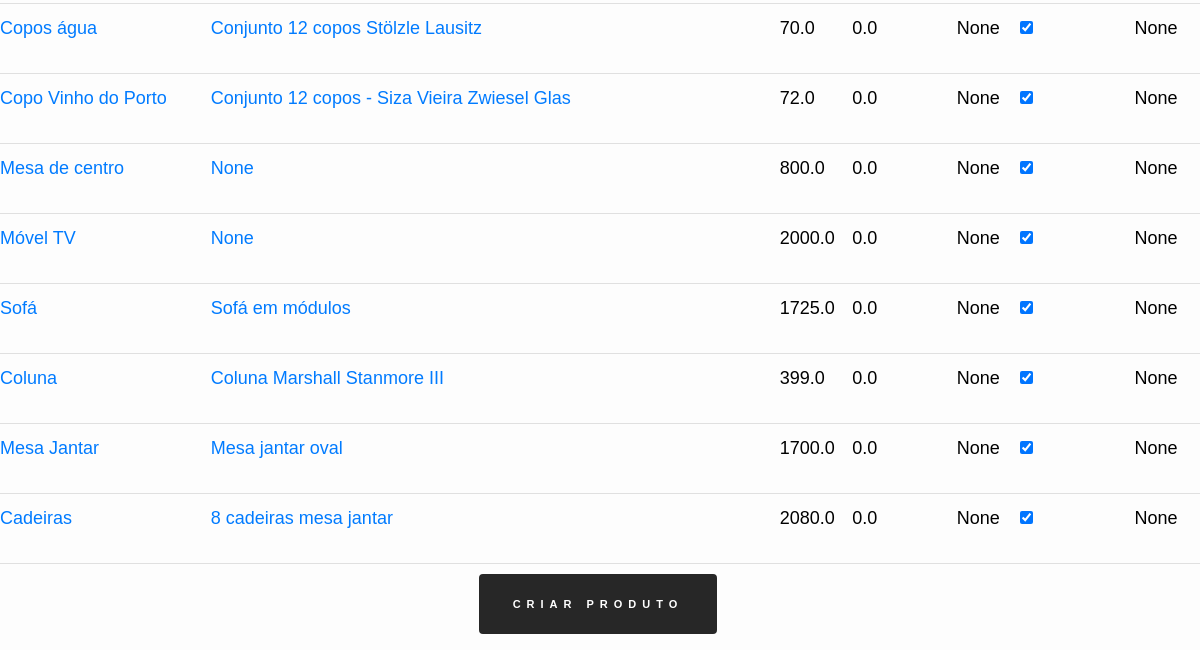
The app's page /edit/products (lower part), older data.
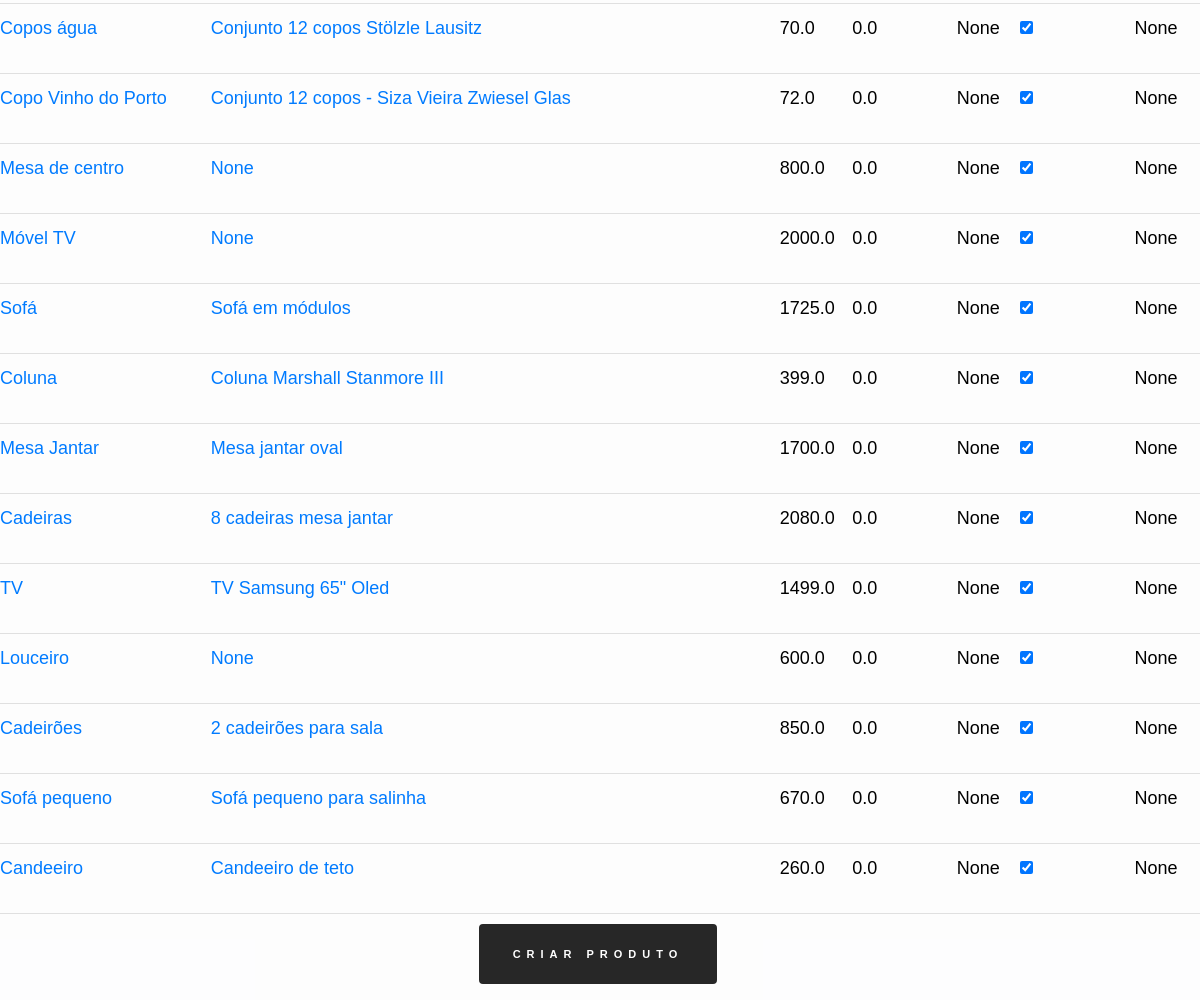
The same page, newer data.
### inesegoncalo/models/products.py (models this page shows, shortened)
class Product(db.Model, model.Model, model.Base):
    __tablename__ = 'products'
    __table_args__ = {'extend_existing': True}
    id = Column(Integer, primary_key=True)
    name = Column(String(80), unique=True, nullable=False)
    description = Column(Text)
    price = Column(Float)
    price_paid = Column(Float, default=0.0)
    store = Column(Text)
    show_price = Column(Boolean, default=True)
    priority = Column(Integer, default=10)
    category_id = Column(Integer, ForeignKey('categories.id'), nullable=True)
    images = relationship('ProductImage', back_populates="product")
    contributions = relationship('Contribution', back_populates="product")
    category = relationship('Category', back_populates="products")

### inesegoncalo/modules/edit.py (the view)
@bp.route("/products", methods=("GET", "POST"))
def products():
    products = Product.query.all()
    return render_template("edit/products.html", products=products)

### inesegoncalo/templates/edit/products.html (shortened to what this page needs)
{% extends 'layout.html' %}
{% block content %}
<div class="product_background">
<table class="table">
    <tbody>
        {% for product in products %}
            <tr>
                <td class="no_padding"><a href="{{url_for('edit.product',product_id=product.id)}}">{{product.name}}</a></td>
                <td class="no_padding"><a href="{{url_for('edit.product',product_id=product.id)}}">{{product.description}}</a></td>
                <td class="no_padding">{{product.price}}</td>
                <td class="no_padding">{{product.price_paid}}</td>
                <td class="no_padding">{{product.store}}</td>
                <td class="no_padding"><input type="checkbox" value="0" {{ "checked" if product.show_price }}></td>
                <td class="no_padding">{{product.priority}}</td>
            </tr>
        {% endfor %}
    </tbody>
</table>
{% set url = url_for('create.product') %}
<button class="rsvp_button" data-url="{{url}}" onclick="redirectTo(this)"> Criar produto </button>
</div>
{% endblock %}

### inesegoncalo/templates/layout.html (shortened to what this page needs)
<!DOCTYPE html>
<html lang="en">
    <head>
        <link href="https://maxcdn.bootstrapcdn.com/bootstrap/4.1.3/css/bootstrap.min.css" rel="stylesheet">
        <link href="{{ url_for('static', filename='style/main.css')}}" rel="stylesheet">
        <link href="{{ url_for('static', filename='style/vendor.css')}}" rel="stylesheet">
        <link href="{{ url_for('static', filename='style/confirmation.css')}}" rel="stylesheet">
        <link href="{{ url_for('static', filename='style/card.css')}}" rel="stylesheet">
        <link href="{{ url_for('static', filename='style/contribution.css')}}" rel="stylesheet">
        <link href="{{ url_for('static', filename='style/timeline.css')}}" rel="stylesheet">
        <link href="{{ url_for('static', filename='style/lista_casamento.css')}}" rel="stylesheet">
        <link rel="stylesheet" href="https://use.fontawesome.com/releases/v5.2.0/css/all.css">
    <body id="top">
        {% block content %}
        {% endblock %}
    </body>
</html>

### inesegoncalo/static/style/main.css (style rules this page uses)
html { font-size: 10px; }
html, body { height: 100%; }
body { background: #ffffff; font-family: 'Metropolis', sans-serif; font-size: 1.8rem; font-style: normal; font-weight: normal; line-height: 1.778; color: #000000; margin: 0; padding: 0; position: relative; }
table { border-width: 0; width: 100%; max-width: 100%; font-family: 'Metropolis', sans-serif ; border-collapse: collapse; }
th:first-child, td:first-child { padding-left: 0; }
th:last-child, td:last-child { padding-right: 0; }
button, .btn { margin-bottom: 1.6rem; }
input, textarea, select, pre, blockquote, figure, table, p, ul, ol, dl, form, .video-container, .ss-custom-select { margin-bottom: 3.2rem; }
input[type="checkbox"], input[type="radio"] { display: inline; }
::placeholder { color: #8c8c8c; }
.btn, button, input[type="submit"], input[type="reset"], input[type="button"] { display: inline-block; font-family: 'Metropolis', sans-serif ; font-weight: 700; font-size: 1.1rem; text-transform: uppercase; letter-spacing: .6rem; height: 6rem; line-height: 5.6rem; padding: 0 3.2rem; margin: 0 .4rem 1.6rem 0; color: #ffffff; text-decoration: none; text-align: center; white-space: nowrap; cursor: pointer; transition: all .3s ease-in-out; -webkit-font-smoothing: antialiased; -moz-osx-font-smoothing: grayscale; border-radius: 4px; background-color: #272727; border: 0.2rem solid #272727; }

### inesegoncalo/static/style/card.css (style rules this page uses)
body { background-color: #f8f9fa!important }
.product_background { box-shadow: inset 0 0 0 1000px rgb(255 255 255 / 74%); min-height:100vh; background-attachment: fixed; background-repeat: no-repeat!important; background-size: cover!important; display: flex; justify-content: center; flex-wrap: wrap; padding-top: 6rem; flex-direction: row; align-items: center; }

### inesegoncalo/static/style/lista_casamento.css (style rules this page uses)
a, a:hover { text-decoration: none; transition: color 0.3s ease-in-out; }

Row changes from the older to the newer data that the page shows:
added Product: name "TV", description "TV Samsung 65\" Oled", price "1499.0", price_paid "0.0", store "None", priority "None"
added Product: name "Louceiro", description "None", price "600.0", price_paid "0.0", store "None", priority "None"
added Product: name "Cadeirões", description "2 cadeirões para sala", price "850.0", price_paid "0.0", store "None", priority "None"
added Product: name "Sofá pequeno", description "Sofá pequeno para salinha", price "670.0", price_paid "0.0", store "None", priority "None"
added Product: name "Candeeiro", description "Candeeiro de teto", price "260.0", price_paid "0.0", store "None", priority "None"
